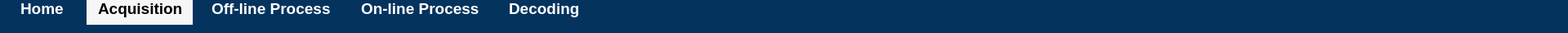
   <widget class="QWidget" name="widget_33" native="true">
    <property name="geometry">
     <rect>
      <x>0</x>
      <y>0</y>
      <width>1920</width>
      <height>40</height>
     </rect>
    </property>
    <property name="minimumSize">
     <size>
      <width>1920</width>
      <height>40</height>
     </size>
    </property>
    <property name="styleSheet">
     <string notr="true">background-color: rgb(4, 51, 94);</string>
    </property>
    <widget class="QWidget" name="widget_36" native="true">
     <property name="geometry">
      <rect>
       <x>0</x>
       <y>-10</y>
       <width>1920</width>
       <height>40</height>
      </rect>
     </property>
     <property name="minimumSize">
      <size>
       <width>1920</width>
       <height>40</height>
      </size>
     </property>
     <property name="styleSheet">
      <string notr="true">background-color: rgb(4, 51, 94);</string>
     </property>
     <widget class="QLabel" name="label_220">
      <property name="geometry">
       <rect>
        <x>25</x>
        <y>9</y>
        <width>61</width>
        <height>22</height>
       </rect>
      </property>
      <property name="font">
       <font>
        <family>Arial</family>
        <pointsize>14</pointsize>
        <weight>75</weight>
        <bold>true</bold>
       </font>
      </property>
      <property name="styleSheet">
       <string notr="true">color: rgb(255, 255, 255);</string>
      </property>
      <property name="text">
       <string>Home</string>
      </property>
      <property name="alignment">
       <set>Qt::AlignLeading|Qt::AlignLeft|Qt::AlignVCenter</set>
      </property>
     </widget>
     <widget class="QLabel" name="label_221">
      <property name="geometry">
       <rect>
        <x>120</x>
        <y>9</y>
        <width>111</width>
        <height>22</height>
       </rect>
      </property>
      <property name="font">
       <font>
        <family>Arial</family>
        <pointsize>14</pointsize>
        <weight>75</weight>
        <bold>true</bold>
       </font>
      </property>
      <property name="styleSheet">
       <string notr="true">background-color: rgb(246, 246, 246);</string>
      </property>
      <property name="text">
       <string>Acquisition</string>
      </property>
      <property name="alignment">
       <set>Qt::AlignLeading|Qt::AlignLeft|Qt::AlignVCenter</set>
      </property>
     </widget>
     <widget class="QLabel" name="label_222">
      <property name="geometry">
       <rect>
        <x>259</x>
        <y>9</y>
        <width>151</width>
        <height>22</height>
       </rect>
      </property>
      <property name="font">
       <font>
        <family>Arial</family>
        <pointsize>14</pointsize>
        <weight>75</weight>
        <bold>true</bold>
       </font>
      </property>
      <property name="styleSheet">
       <string notr="true">color: rgb(255, 255, 255);</string>
      </property>
      <property name="text">
       <string>Off-line Process</string>
      </property>
      <property name="alignment">
       <set>Qt::AlignLeading|Qt::AlignLeft|Qt::AlignVCenter</set>
      </property>
     </widget>
     <widget class="QLabel" name="label_223">
      <property name="geometry">
       <rect>
        <x>442</x>
        <y>9</y>
        <width>151</width>
        <height>22</height>
       </rect>
      </property>
      <property name="font">
       <font>
        <family>Arial</family>
        <pointsize>14</pointsize>
        <weight>75</weight>
        <bold>true</bold>
       </font>
      </property>
      <property name="styleSheet">
       <string notr="true">background-color: rgb(4, 51, 94);
color: rgb(255, 255, 255);</string>
      </property>
      <property name="text">
       <string>On-line Process</string>
      </property>
      <property name="alignment">
       <set>Qt::AlignLeading|Qt::AlignLeft|Qt::AlignVCenter</set>
      </property>
     </widget>
     <widget class="QLabel" name="label_224">
      <property name="geometry">
       <rect>
        <x>623</x>
        <y>9</y>
        <width>101</width>
        <height>22</height>
       </rect>
      </property>
      <property name="font">
       <font>
        <family>Arial</family>
        <pointsize>14</pointsize>
        <weight>75</weight>
        <bold>true</bold>
       </font>
      </property>
      <property name="styleSheet">
       <string notr="true">color: rgb(255, 255, 255);</string>
      </property>
      <property name="text">
       <string>Decoding</string>
      </property>
      <property name="alignment">
       <set>Qt::AlignLeading|Qt::AlignLeft|Qt::AlignVCenter</set>
      </property>
     </widget>
     <widget class="QWidget" name="widget_38" native="true">
      <property name="geometry">
       <rect>
        <x>106</x>
        <y>4</y>
        <width>130</width>
        <height>36</height>
       </rect>
      </property>
      <property name="minimumSize">
       <size>
        <width>130</width>
        <height>36</height>
       </size>
      </property>
      <property name="styleSheet">
       <string notr="true">background-color: rgb(246, 246, 246);</string>
      </property>
     </widget>
     <zorder>label_220</zorder>
     <zorder>label_222</zorder>
     <zorder>label_224</zorder>
     <zorder>widget_38</zorder>
     <zorder>label_223</zorder>
     <zorder>label_221</zorder>
    </widget>
   </widget>
